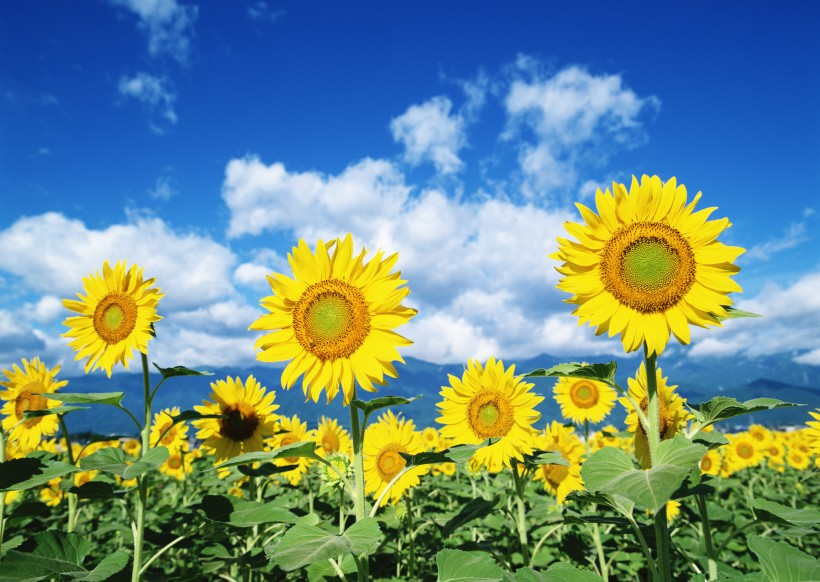
#> input picture image_processing/images/sunflower.jpg, 820 x 582 px
$ python show_gray_scale_image.py
#> lines starting #> are read from the running program, lines starting #| are printed output that depends on the picture
import cv2
import matplotlib.pyplot as plt

img = cv2.imread("../images/sunflower.jpg", 0)
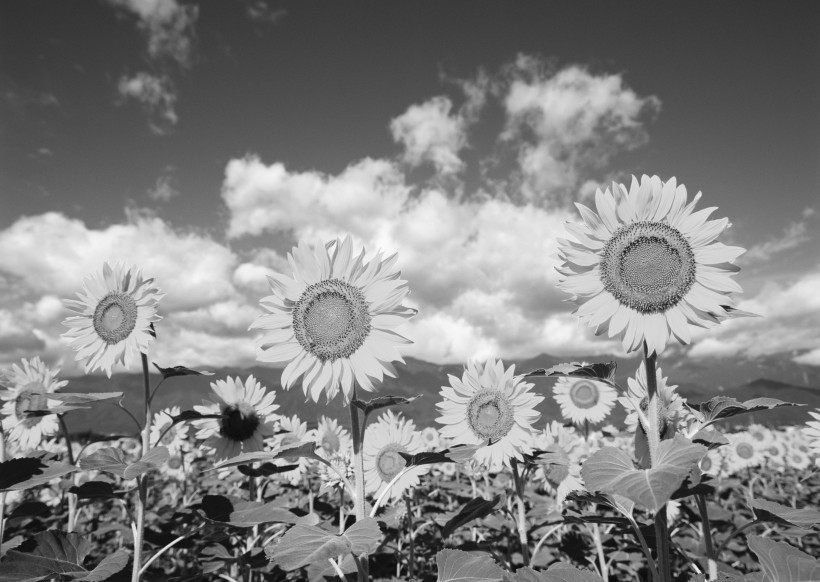
#> img: shape (582, 820); min 7, max 251, mean 129.3

# show gray scale image
'''opencv'''
cv2.imshow("img_gray", img)
cv2.waitKey()

'''plt'''
fig = plt.figure()
ax = fig.add_subplot(121)
ax.imshow(img, cmap="gray")

ax = fig.add_subplot(122)
ax.imshow(img, cmap="gray", vmin=0, vmax=255)
plt.show()
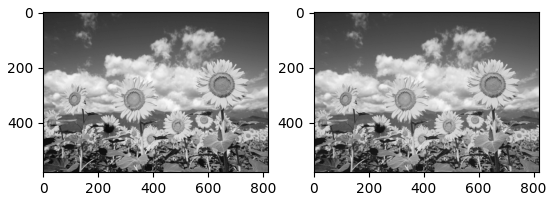
#> figure drawn by matplotlib, 2 panels
# ------------------------------------------------

$ run again, with image_processing/images/coins_240p.jpg copied over image_processing/images/sunflower.jpg
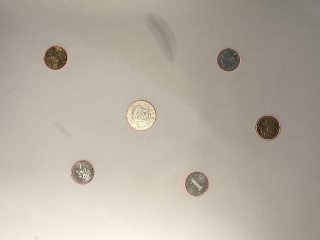
#> input picture image_processing/images/coins_240p.jpg, 320 x 240 px
#> `plt.show()`:
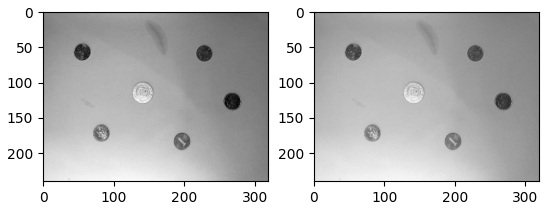
#> figure drawn by matplotlib, 2 panels
